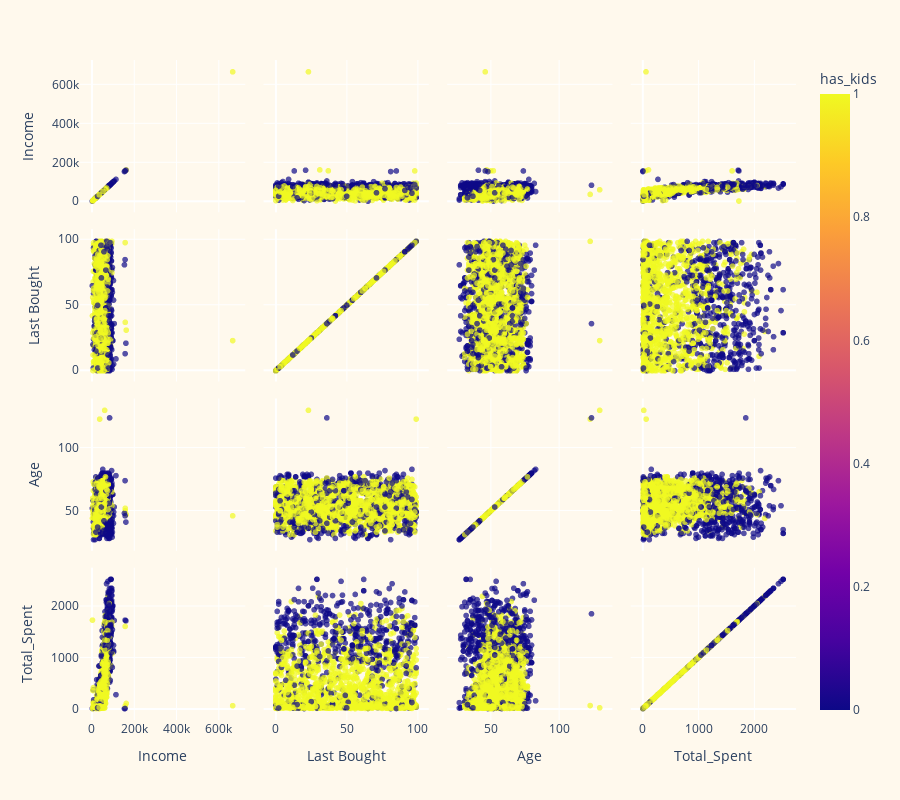

This figure's notebook cell:
### Markdown cell above
#### Let's create a heatmap for the correlation matrix so that it is easier to Visualise

### Code cell
# Set up colors preferences
pallet = ["#682F2F", "#9E726F", "#D6B2B1", "#B9C0C9", "#9F8A78", "#F3AB60"]
color_discrete_map = {"False": pallet[0], "True": pallet[-1]}

# Select features to plot
plot = ["Income", "Last Bought", "Age", "Total_Spent", "has_kids"]

# Create pairplot using plotly express
fig = px.scatter_matrix(data[plot], dimensions=plot[:-1], color="has_kids",
                        color_discrete_map=color_discrete_map, opacity=0.7)

# Update the layout of the figure
fig.update_layout(plot_bgcolor="#FFF9ED", paper_bgcolor="#FFF9ED", height=800)

# Show the figure
fig.show()

### Figure 1 — Plotly figure (JSON) as saved in the notebook; plotly's stock layout.template omitted (floating-point values rounded to 4 significant figures; data arrays with more than 128 entries replaced by an {"elided": "..."} marker saying what was removed)
{"data": [{"dimensions": [{"axis": {"matches": true}, "label": "Income", "values": {"elided": "2216 int values"}}, {"axis": {"matches": true}, "label": "Last Bought", "values": {"elided": "2216 int values"}}, {"axis": {"matches": true}, "label": "Age", "values": {"elided": "2216 int values"}}, {"axis": {"matches": true}, "label": "Total_Spent", "values": {"elided": "2216 int values"}}], "hovertemplate": "%{xaxis.title.text}=%{x}<br>%{yaxis.title.text}=%{y}<br>has_kids=%{marker.color}<extra></extra>", "legendgroup": "", "marker": {"color": {"elided": "2216 int values"}, "coloraxis": "coloraxis", "opacity": 0.7, "symbol": "circle"}, "name": "", "showlegend": false, "type": "splom"}], "layout": {"coloraxis": {"colorbar": {"title": {"text": "has_kids"}}, "colorscale": [[0, "#0d0887"], [0.1111, "#46039f"], [0.2222, "#7201a8"], [0.3333, "#9c179e"], [0.4444, "#bd3786"], [0.5556, "#d8576b"], [0.6667, "#ed7953"], [0.7778, "#fb9f3a"], [0.8889, "#fdca26"], [1, "#f0f921"]]}, "dragmode": "select", "height": 800, "legend": {"tracegroupgap": 0}, "margin": {"t": 60}, "paper_bgcolor": "#FFF9ED", "plot_bgcolor": "#FFF9ED"}}
